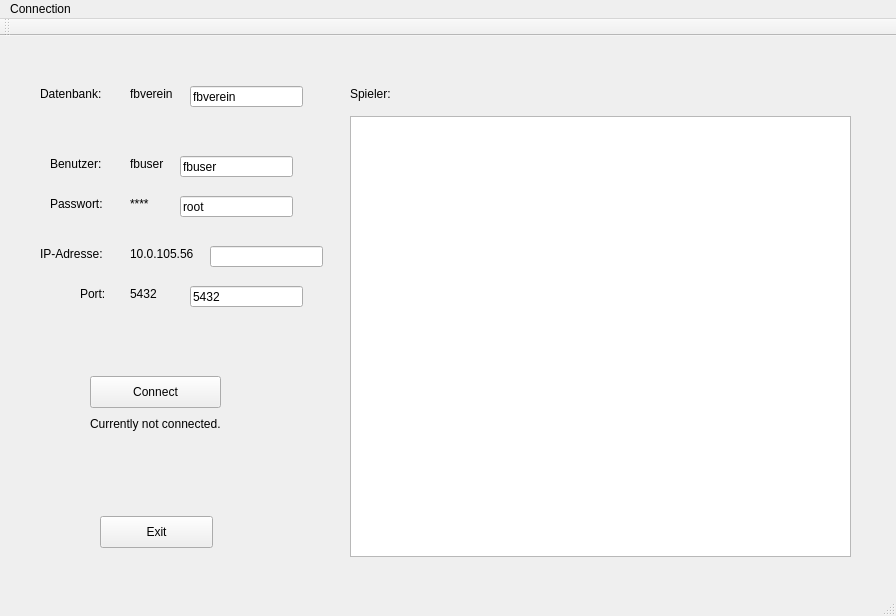
<?xml version="1.0" encoding="UTF-8"?>
<ui version="4.0">
 <class>MainWindow</class>
 <widget class="QMainWindow" name="MainWindow">
  <property name="geometry">
   <rect>
    <x>0</x>
    <y>0</y>
    <width>896</width>
    <height>616</height>
   </rect>
  </property>
  <property name="windowTitle">
   <string>MainWindow</string>
  </property>
  <widget class="QWidget" name="centralWidget">
   <widget class="QLabel" name="datenbankname">
    <property name="geometry">
     <rect>
      <x>40</x>
      <y>50</y>
      <width>70</width>
      <height>16</height>
     </rect>
    </property>
    <property name="text">
     <string>Datenbank:</string>
    </property>
   </widget>
   <widget class="QPushButton" name="pushButton">
    <property name="geometry">
     <rect>
      <x>100</x>
      <y>480</y>
      <width>113</width>
      <height>32</height>
     </rect>
    </property>
    <property name="text">
     <string>Exit</string>
    </property>
   </widget>
   <widget class="QLabel" name="datenbankname_2">
    <property name="geometry">
     <rect>
      <x>130</x>
      <y>50</y>
      <width>49</width>
      <height>16</height>
     </rect>
    </property>
    <property name="text">
     <string>fbverein</string>
    </property>
   </widget>
   <widget class="QLabel" name="benutzername">
    <property name="geometry">
     <rect>
      <x>50</x>
      <y>120</y>
      <width>59</width>
      <height>16</height>
     </rect>
    </property>
    <property name="text">
     <string>Benutzer:</string>
    </property>
   </widget>
   <widget class="QLabel" name="datenbankname_3">
    <property name="geometry">
     <rect>
      <x>130</x>
      <y>120</y>
      <width>39</width>
      <height>16</height>
     </rect>
    </property>
    <property name="text">
     <string>fbuser</string>
    </property>
   </widget>
   <widget class="QLabel" name="datenbankname_5">
    <property name="geometry">
     <rect>
      <x>130</x>
      <y>160</y>
      <width>27</width>
      <height>16</height>
     </rect>
    </property>
    <property name="text">
     <string>****</string>
    </property>
   </widget>
   <widget class="QLabel" name="datenbankname_6">
    <property name="geometry">
     <rect>
      <x>130</x>
      <y>210</y>
      <width>69</width>
      <height>16</height>
     </rect>
    </property>
    <property name="text">
     <string>10.0.105.56</string>
    </property>
   </widget>
   <widget class="QLineEdit" name="lineEdit_3">
    <property name="geometry">
     <rect>
      <x>180</x>
      <y>160</y>
      <width>113</width>
      <height>21</height>
     </rect>
    </property>
    <property name="text">
     <string>root</string>
    </property>
   </widget>
   <widget class="QLineEdit" name="lineEdit">
    <property name="geometry">
     <rect>
      <x>190</x>
      <y>50</y>
      <width>113</width>
      <height>21</height>
     </rect>
    </property>
    <property name="text">
     <string>fbverein</string>
    </property>
   </widget>
   <widget class="QLabel" name="passwort">
    <property name="geometry">
     <rect>
      <x>50</x>
      <y>160</y>
      <width>60</width>
      <height>16</height>
     </rect>
    </property>
    <property name="text">
     <string>Passwort:</string>
    </property>
   </widget>
   <widget class="QLabel" name="spieler">
    <property name="geometry">
     <rect>
      <x>350</x>
      <y>50</y>
      <width>59</width>
      <height>16</height>
     </rect>
    </property>
    <property name="text">
     <string>Spieler:</string>
    </property>
   </widget>
   <widget class="QLineEdit" name="lineEdit_2">
    <property name="geometry">
     <rect>
      <x>210</x>
      <y>210</y>
      <width>113</width>
      <height>21</height>
     </rect>
    </property>
    <property name="text">
     <string/>
    </property>
   </widget>
   <widget class="QLineEdit" name="port_2">
    <property name="geometry">
     <rect>
      <x>190</x>
      <y>250</y>
      <width>113</width>
      <height>21</height>
     </rect>
    </property>
    <property name="text">
     <string>5432</string>
    </property>
   </widget>
   <widget class="QLineEdit" name="lineEdit_4">
    <property name="geometry">
     <rect>
      <x>180</x>
      <y>120</y>
      <width>113</width>
      <height>21</height>
     </rect>
    </property>
    <property name="text">
     <string>fbuser</string>
    </property>
   </widget>
   <widget class="QLabel" name="ipadresse">
    <property name="geometry">
     <rect>
      <x>40</x>
      <y>210</y>
      <width>71</width>
      <height>16</height>
     </rect>
    </property>
    <property name="text">
     <string>IP-Adresse:</string>
    </property>
   </widget>
   <widget class="QTableView" name="spielerTabelle">
    <property name="geometry">
     <rect>
      <x>350</x>
      <y>80</y>
      <width>501</width>
      <height>441</height>
     </rect>
    </property>
   </widget>
   <widget class="QPushButton" name="connect">
    <property name="geometry">
     <rect>
      <x>90</x>
      <y>340</y>
      <width>131</width>
      <height>32</height>
     </rect>
    </property>
    <property name="text">
     <string>Connect</string>
    </property>
   </widget>
   <widget class="QLabel" name="port">
    <property name="geometry">
     <rect>
      <x>80</x>
      <y>250</y>
      <width>33</width>
      <height>16</height>
     </rect>
    </property>
    <property name="text">
     <string>Port: </string>
    </property>
   </widget>
   <widget class="QLabel" name="datenbankname_7">
    <property name="geometry">
     <rect>
      <x>130</x>
      <y>250</y>
      <width>33</width>
      <height>16</height>
     </rect>
    </property>
    <property name="text">
     <string>5432</string>
    </property>
   </widget>
   <widget class="QLabel" name="label">
    <property name="geometry">
     <rect>
      <x>90</x>
      <y>380</y>
      <width>161</width>
      <height>16</height>
     </rect>
    </property>
    <property name="text">
     <string>Currently not connected.</string>
    </property>
   </widget>
  </widget>
  <widget class="QMenuBar" name="menuBar">
   <property name="geometry">
    <rect>
     <x>0</x>
     <y>0</y>
     <width>896</width>
     <height>22</height>
    </rect>
   </property>
   <widget class="QMenu" name="menuConnection">
    <property name="title">
     <string>Connection</string>
    </property>
   </widget>
   <addaction name="menuConnection"/>
  </widget>
  <widget class="QToolBar" name="mainToolBar">
   <attribute name="toolBarArea">
    <enum>TopToolBarArea</enum>
   </attribute>
   <attribute name="toolBarBreak">
    <bool>false</bool>
   </attribute>
  </widget>
  <widget class="QStatusBar" name="statusBar"/>
 </widget>
 <layoutdefault spacing="6" margin="11"/>
 <resources/>
 <connections/>
</ui>
